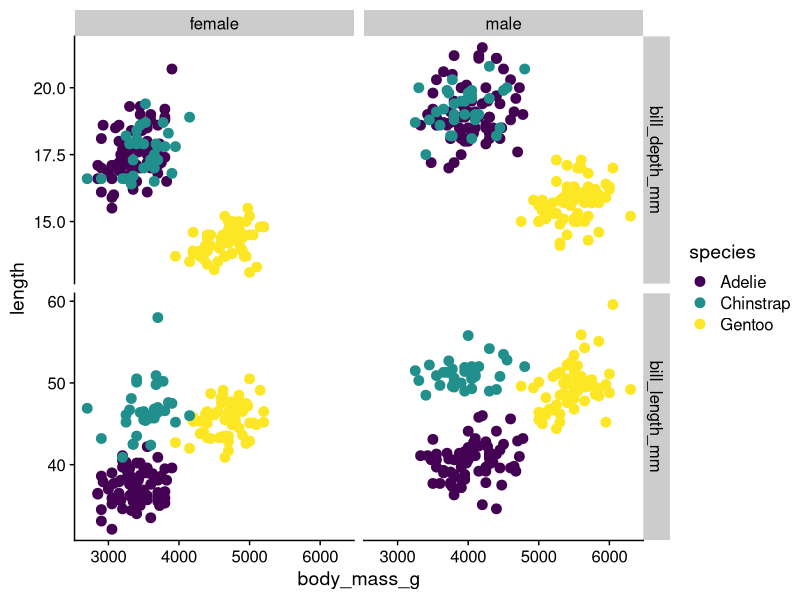
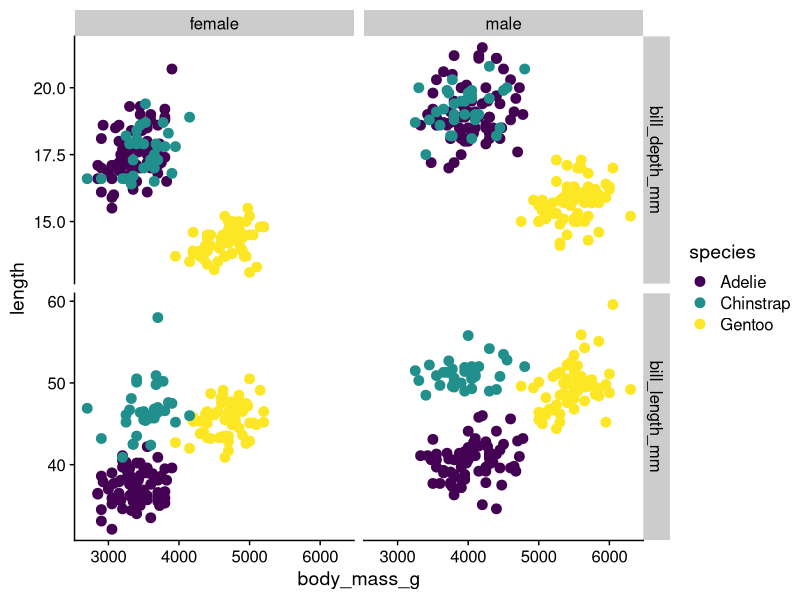
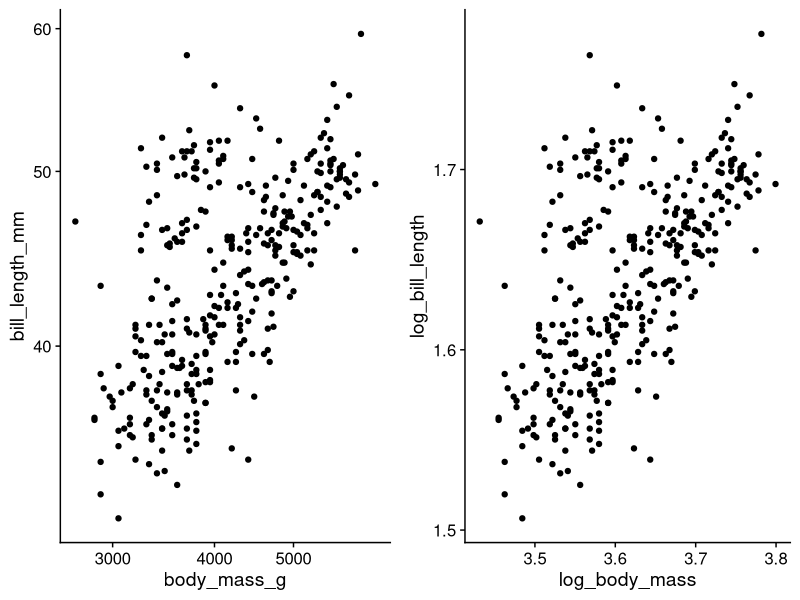
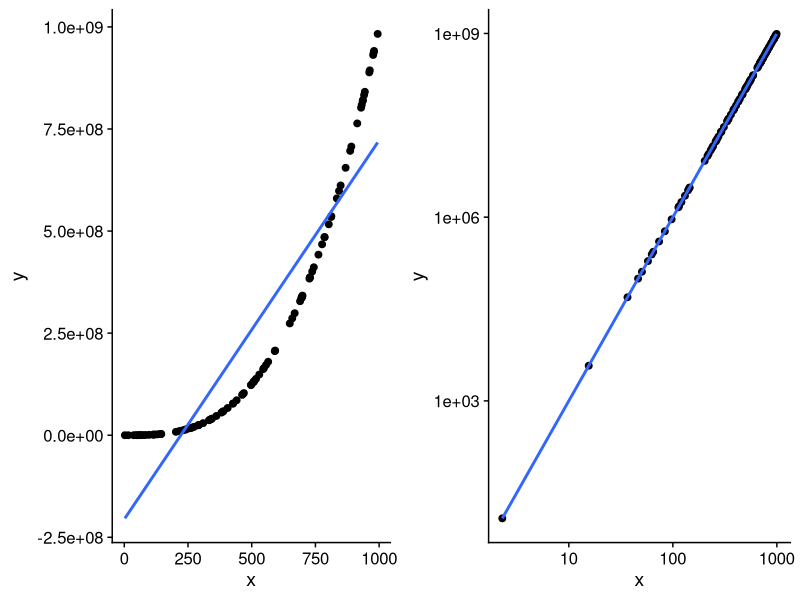
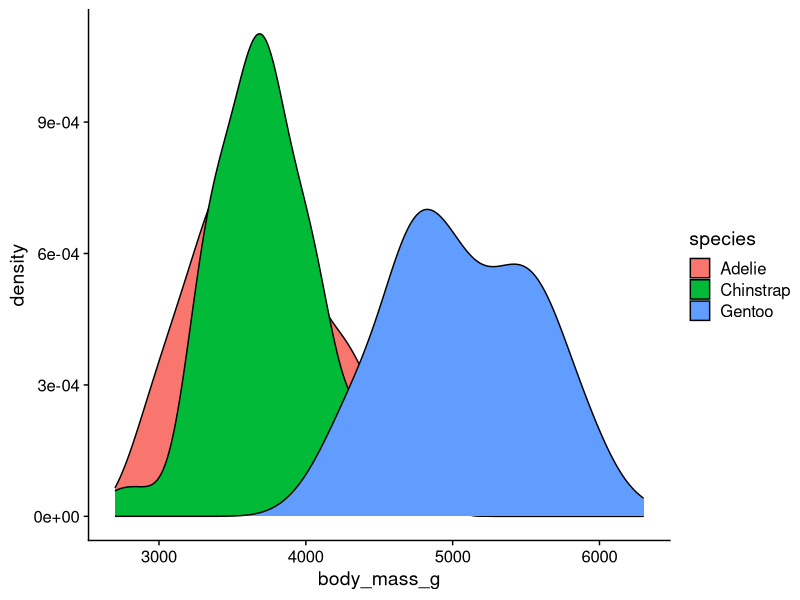
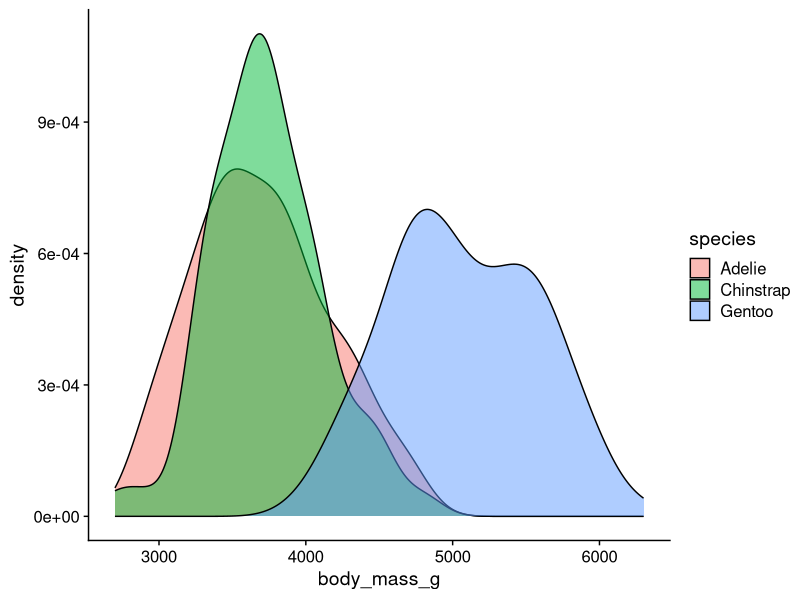
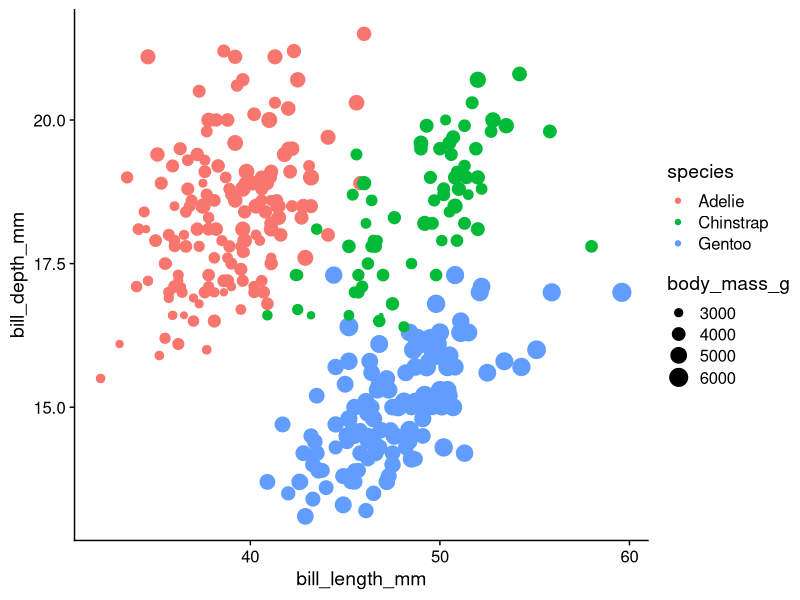
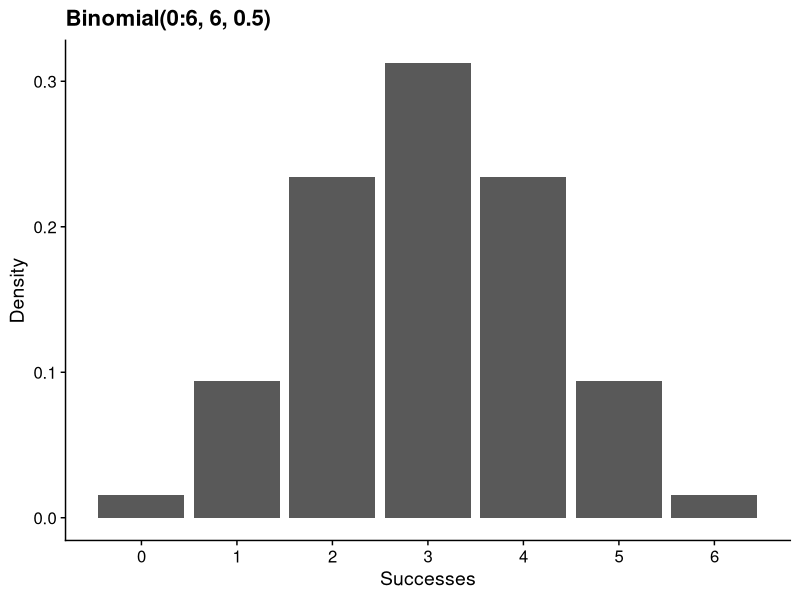

Reproduce these figures in R, in order.
## ---- chunk 1
library(tidyverse)
library(cowplot)
theme_set(theme_cowplot())

library(palmerpenguins)
island_data <- tibble(
  island = as.character(levels(penguins$island)),
  latitude = c(-64.766667, -65.433333, -64.733333),
  longitude = c( -64.083333, -65.5, -64.233333)
)
## ---- chunk 2

set.seed(624221)

sample(letters, 5)
sample(letters, 5)

set.seed(624221)

sample(letters, 5)
## ---- chunk 3
library(palmerpenguins)
head(penguins)
## ---- chunk 4
island_data
## ---- chunk 5
penguins_long <- penguins %>%
  select(species, sex, body_mass_g, bill_length_mm, bill_depth_mm) %>% 
  pivot_longer(cols = -c(species, sex, body_mass_g),
               names_to = "bill_measure",
               values_to = "length") %>% 
  drop_na()

ggplot(penguins_long, aes(x = body_mass_g, y = length, color = species)) +
  geom_point(size = 3) +
  scale_colour_viridis_d() +
  facet_grid(bill_measure ~ sex, scales = "free_y")
## ---- chunk 6
penguins_long <- penguins %>%
  select(species, sex, body_mass_g, bill_length_mm, bill_depth_mm) %>% 
  pivot_longer(cols = c(bill_length_mm, bill_depth_mm),
               names_to = "bill_measure",
               values_to = "length") %>% 
  drop_na()
## ---- chunk 7
penguins_long <- penguins %>%
  select(species, sex, body_mass_g, bill_length_mm, bill_depth_mm) %>% 
  pivot_longer(cols = -c(species, sex, body_mass_g),
               names_to = "bill_measure",
               values_to = "length") %>% 
  drop_na()
## ---- chunk 8
penguins_long
## ---- chunk 9
ggplot(penguins_long, aes(x = body_mass_g, y = length, color = species)) +
  geom_point(size = 3) +
  scale_colour_viridis_d() +
  facet_grid(bill_measure ~ sex, scales = "free_y")
## ---- chunk 10
penguins_long <- penguins_long %>% 
  mutate(bill_measure = str_remove(bill_measure, "_mm"),
         bill_measure = str_remove(bill_measure, "bill_"))

head(penguins_long)
## ---- chunk 11
penguins_long %>% 
  pivot_wider(id_cols = c(species, sex, body_mass_g),
              names_from = bill_measure, values_from = length)
## ---- chunk 12
penguins_long %>% 
  group_by(species, sex, body_mass_g) %>% 
  tally()
## ---- chunk 13
island_data
## ---- chunk 14
intersect(colnames(penguins), colnames(island_data))
## ---- chunk 15
left_join(penguins, island_data)
## ---- chunk 16
penguins <- penguins %>% 
  mutate(log_bill_length = log10(bill_length_mm),
         log_bill_depth = log10(bill_depth_mm))

str(penguins)
## ---- chunk 17
penguins$log_body_mass <- log10(penguins$body_mass_g)

str(penguins)
## ---- chunk 18
penguins %>% 
  group_by(species, sex, island) %>% 
  summarize(mean_log_mass = mean(log_body_mass),
            mean_log_bill_length = mean(log_bill_length))
## ---- chunk 19
penguins %>% 
  drop_na(sex) %>% 
  group_by(species, sex, island) %>% 
  summarize(mean_log_mass = mean(log_body_mass),
            mean_log_bill_length = mean(log_bill_length))
## ---- chunk 20
penguins %>% 
  drop_na(sex) %>% 
  group_by(species, sex, island) %>% 
  summarize(mean_log_mass = mean(log_body_mass),
            mean_log_bill_length = mean(log_bill_length),
            .groups = "drop")
## ---- chunk 21
p1 <- ggplot(penguins, aes(body_mass_g, bill_length_mm)) +
  geom_point() +
  scale_x_log10() +
  scale_y_log10()

p2 <- ggplot(penguins, aes(log_body_mass, log_bill_length)) +
  geom_point()

plot_grid(p1, p2, ncol = 2)
## ---- chunk 22
set.seed(8538476)
D <- tibble(x = runif(100, 1, 1e3),
            y = x ^ 3)
p1 <- ggplot(D, aes(x, y)) +
  geom_point(size = 2) +
  geom_smooth(formula = y ~ x, se = FALSE, method = "lm")

p2 <- ggplot(D, aes(x, y)) +
  geom_point(size = 2) +
  scale_x_log10() +
  scale_y_log10() +
  geom_smooth(formula = y ~ x, se = FALSE, method = "lm")

plot_grid(p1, p2, ncol = 2)
## ---- chunk 23
penguins <- penguins %>% 
  drop_na(body_mass_g)
## ---- chunk 24
ggplot(penguins, aes(body_mass_g, fill = species)) +
  geom_density()
## ---- chunk 25
ggplot(penguins, aes(body_mass_g, fill = species)) +
  geom_density(alpha = 0.5)
## ---- chunk 26
penguins <- penguins %>% 
  mutate(species_alpha = case_when(
    species == "Adelie" ~ 1,
    species == "Chinstrap" ~ 0.5,
    species == "Gentoo" ~ 0.25
  ))
penguins %>% select(species, species_alpha) %>% slice_sample(n = 10)
## ---- chunk 27
ggplot(penguins, aes(bill_length_mm, bill_depth_mm, color = species,
                     size = body_mass_g)) +
  geom_point()
## ---- chunk 28
tibble(y = 0:6,
       d = dbinom(y, size = 6, prob = 0.5)) %>% 
  ggplot(aes(y, d)) +
  geom_bar(stat = "identity") +
  scale_x_continuous(breaks = 0:6)+
  labs(title = "Binomial(0:6, 6, 0.5)",
       y = "Density",
       x = "Successes")
## ---- chunk 29
tibble(y = seq(-5, 5, length.out = 200),
       d = dnorm(y)) %>% 
  ggplot(aes(y, d)) +
  geom_line() +
  labs(title = "Standard Normal Distribution",
       y = "Density")
## ---- chunk 30
set.seed(2389749)

runif(n = 10, min = 0, max = 1)
## ---- chunk 31
y <- tibble(y = runif(n = 1e6, min = 0, max = 1))
## ---- chunk 32
ggplot(y, aes(y)) +
  geom_histogram(bins = 20)
## ---- chunk 33
ggplot(y, aes(y)) +
  geom_density() +
  labs(y = "Density")
## ---- chunk 34
d <- tibble(
  y = seq(0, 1, length.out = 200),
  d = dunif(y, min = 0, max = 1))
head(d)
## ---- chunk 35
ggplot(d, aes(y, d)) +
  geom_line() +
  labs(title = "min = 0, max = 1",
       y = "Density")
## ---- chunk 36
d <- tibble(
  y = seq(0, 10, length.out = 200),
  d = dunif(y, min = 0, max = 10))
## ---- chunk 37
ggplot(d, aes(y, d)) +
  geom_line()  +
  labs(title = "min = 0, max = 10",
       y = "Density")
## ---- chunk 38
dd <- rnorm(1000)
hist(dd)
pnorm(-1)
length(which(dd <= -1))/length(dd)
